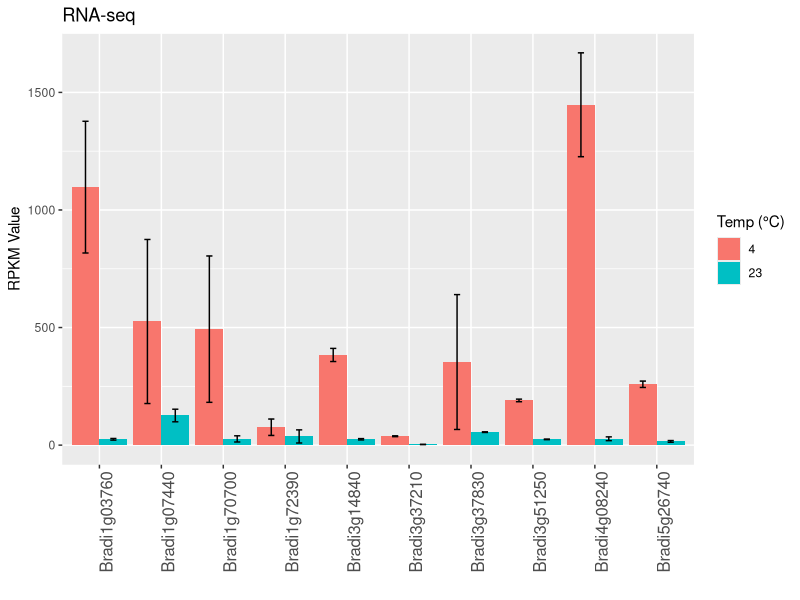
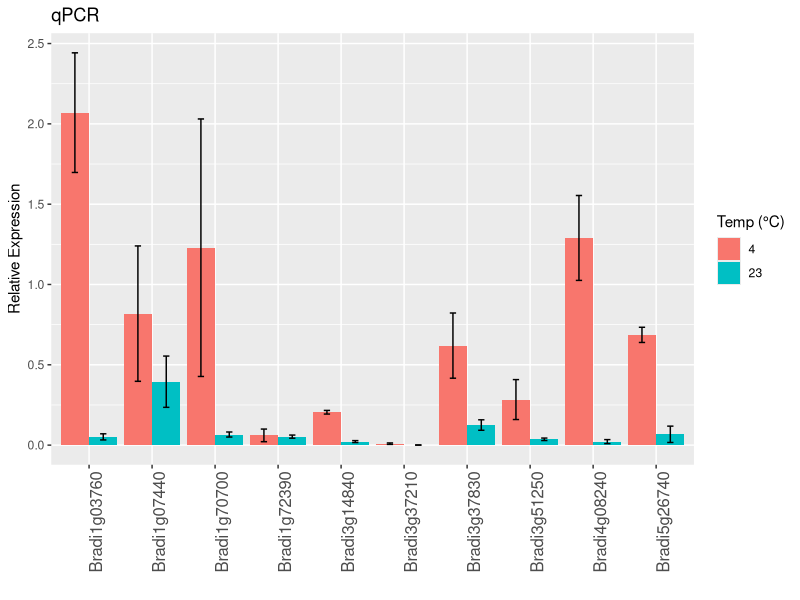

Recreate these plots in R, in order. (Note: this script raises an error after producing the figures.)

############
library("ggplot2")
library("plyr")
res <- read.csv("data/qpcr_rnaseq_cv.csv")
# Error bars represent standard error of the mean
part1 <- ddply(res, .(Assay, temp), summarize,
               exp = mean(exp.x),
               err = sd(exp.x))
part1$temp <- as.factor(part1$temp)
# Error bars represent standard error of the mean
part2 <- ddply(res, .(Assay, temp), summarize,
               exp = mean(exp.y),
               err = sd(exp.y))
part2$temp <- as.factor(part2$temp)

p1 <- ggplot(part1, aes(x=Assay, y=exp, fill=temp)) + 
    geom_bar(position=position_dodge(), stat="identity") +
    geom_errorbar(aes(ymin=exp-err, ymax=exp+err),
                  width=.2,                    # Width of the error bars
                  position=position_dodge(.9)) +
    xlab("") +
    ylab("RPKM Value") +
    ggtitle("RNA-seq") +
    labs(fill="Temp (°C)") +
    theme(axis.text.x = element_text(angle = 90, hjust = 1, size=12))

p2 <- ggplot(part2, aes(x=Assay, y=exp, fill=temp)) + 
    geom_bar(position=position_dodge(), stat="identity") +
    geom_errorbar(aes(ymin=exp-err, ymax=exp+err),
                  width=.2,                    # Width of the error bars
                  position=position_dodge(.9)) +
    xlab("") +
    ylab("Relative Expression") +
    ggtitle("qPCR") +
    labs(fill="Temp (°C)") +
    theme(axis.text.x = element_text(angle = 90, hjust = 1, size=12))

pdf("graphs/Fig_S1.pdf", width=10, height=5)
multiplot(p2, p1, cols=2)
dev.off()

# Multiple plot function
#
# ggplot objects can be passed in ..., or to plotlist (as a list of ggplot objects)
# - cols:   Number of columns in layout
# - layout: A matrix specifying the layout. If present, 'cols' is ignored.
#
# If the layout is something like matrix(c(1,2,3,3), nrow=2, byrow=TRUE),
# then plot 1 will go in the upper left, 2 will go in the upper right, and
# 3 will go all the way across the bottom.
#
multiplot <- function(..., plotlist=NULL, file, cols=1, layout=NULL) {
    library(grid)
    
    # Make a list from the ... arguments and plotlist
    plots <- c(list(...), plotlist)
    
    numPlots = length(plots)
    
    # If layout is NULL, then use 'cols' to determine layout
    if (is.null(layout)) {
        # Make the panel
        # ncol: Number of columns of plots
        # nrow: Number of rows needed, calculated from # of cols
        layout <- matrix(seq(1, cols * ceiling(numPlots/cols)),
                         ncol = cols, nrow = ceiling(numPlots/cols))
    }
    
    if (numPlots==1) {
        print(plots[[1]])
        
    } else {
        # Set up the page
        grid.newpage()
        pushViewport(viewport(layout = grid.layout(nrow(layout), ncol(layout))))
        
        # Make each plot, in the correct location
        for (i in 1:numPlots) {
            # Get the i,j matrix positions of the regions that contain this subplot
            matchidx <- as.data.frame(which(layout == i, arr.ind = TRUE))
            
            print(plots[[i]], vp = viewport(layout.pos.row = matchidx$row,
                                            layout.pos.col = matchidx$col))
        }
    }
}